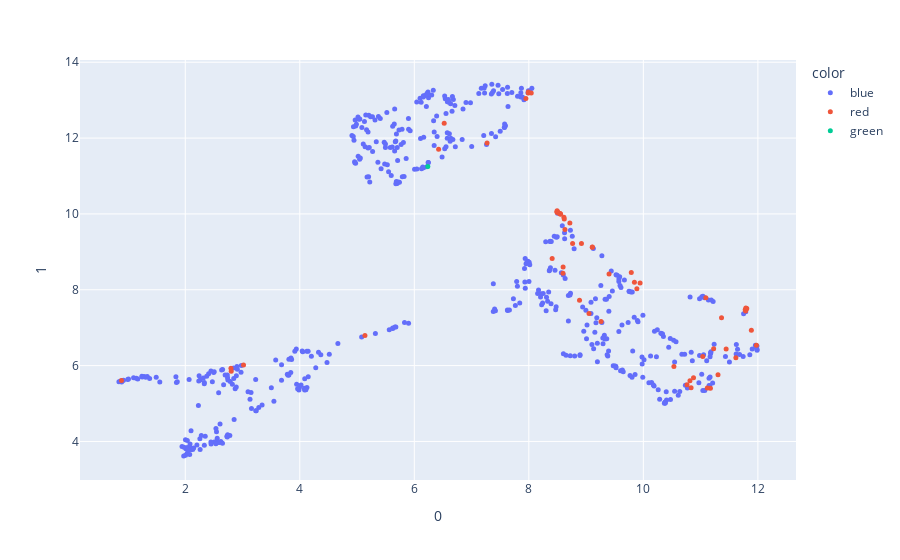

The cell this chart's notebook holds for it:
### Code cell
fig_2d = px.scatter(
    standard_embedding, x=0, y=1,
    hover_name=temp.description,
    color=temp.color, 
    
)
fig_2d.update_traces(marker_size=5)

fig_2d.show()

### Figure 1 — Plotly figure (JSON) as saved in the notebook; plotly's stock layout.template omitted (floating-point values rounded to 4 significant figures; data arrays with more than 128 entries replaced by an {"elided": "..."} marker saying what was removed)
{"data": [{"hovertemplate": "<b>%{hovertext}</b><br><br>color=blue<br>0=%{x}<br>1=%{y}<extra></extra>", "hovertext": {"elided": "526 str values"}, "legendgroup": "blue", "marker": {"color": "#636efa", "size": 5, "symbol": "circle"}, "mode": "markers", "name": "blue", "orientation": "v", "showlegend": true, "type": "scatter", "x": {"elided": "526 float values"}, "xaxis": "x", "y": {"elided": "526 float values"}, "yaxis": "y"}, {"hovertemplate": "<b>%{hovertext}</b><br><br>color=red<br>0=%{x}<br>1=%{y}<extra></extra>", "hovertext": ["Pud Galvin - 1875 - 1892", "Tim Keefe - 1880 - 1893", "Mickey Welch - 1880 - 1892", "Kid Nichols - 1890 - 1906", "Cy Young - 1890 - 1911", "Clark Griffith - 1891 - 1914", "Rube Waddell - 1897 - 1910", "Vic Willis - 1898 - 1910", "Christy Mathewson - 1900 - 1916", "Eddie Plank - 1901 - 1917", "Chief Bender - 1903 - 1925", "Mordecai Brown - 1903 - 1916", "Ed Walsh - 1904 - 1917", "Walter Johnson - 1907 - 1927", "Rube Marquard - 1908 - 1925", "Pete Alexander - 1911 - 1930", "Stan Coveleski - 1912 - 1928", "Herb Pennock - 1912 - 1934", "Eppa Rixey - 1912 - 1933", "Red Faber - 1914 - 1933", "Dazzy Vance - 1915 - 1935", "Burleigh Grimes - 1916 - 1934", "Jesse Haines - 1918 - 1937", "Waite Hoyt - 1918 - 1938", "Ted Lyons - 1923 - 1946", "Red Ruffing - 1924 - 1947", "Lefty Grove - 1925 - 1941", "Carl Hubbell - 1928 - 1943", "Lefty Gomez - 1930 - 1943", "Bob Feller - 1936 - 1956", "Hal Newhouser - 1939 - 1955", "Early Wynn - 1939 - 1963", "Warren Spahn - 1942 - 1965", "Bob Lemon - 1941 - 1958", "Robin Roberts - 1948 - 1966", "Whitey Ford - 1950 - 1967", "Hoyt Wilhelm - 1952 - 1972", "Jim Bunning - 1955 - 1971", "Don Drysdale - 1956 - 1969", "Bob Gibson - 1959 - 1975", "Juan Marichal - 1960 - 1975", "Gaylord Perry - 1962 - 1983", "Phil Niekro - 1964 - 1987", "Steve Carlton - 1965 - 1988", "Catfish Hunter - 1965 - 1979", "Fergie Jenkins - 1965 - 1983", "Jim Palmer - 1965 - 1984", "Nolan Ryan - 1966 - 1993", "Don Sutton - 1966 - 1988", "Tom Seaver - 1967 - 1986", "Rollie Fingers - 1968 - 1985", "Bert Blyleven - 1970 - 1992", "Rich Gossage - 1972 - 1994", "Dennis Eckersley - 1975 - 1998", "Jack Morris - 1977 - 1994", "Greg Maddux - 1986 - 2008", "Tom Glavine - 1987 - 2008", "Randy Johnson - 1988 - 2009", "John Smoltz - 1988 - 2009", "Pedro Martinez - 1992 - 2009", "Trevor Hoffman - 1993 - 2010"], "legendgroup": "red", "marker": {"color": "#EF553B", "size": 5, "symbol": "circle"}, "mode": "markers", "name": "red", "orientation": "v", "showlegend": true, "type": "scatter", "x": [11.17, 11.09, 11.23, 11.45, 11.97, 11.12, 8.546, 11.37, 11.78, 11.78, 11.8, 11.79, 11.81, 11.79, 9.887, 11.89, 11.62, 10.88, 11.3, 11.04, 8.631, 10.53, 10.76, 10.81, 10.83, 9.261, 9.401, 9.943, 8.597, 8.408, 8.599, 8.885, 9.789, 9.051, 9.844, 8.919, 3.017, 8.495, 8.548, 8.492, 8.613, 8.716, 8.764, 8.496, 9.11, 8.555, 9.108, 8.042, 8.619, 8.515, 2.798, 8.494, 2.803, 5.138, 6.522, 7.271, 6.425, 7.991, 7.949, 7.991, 0.8863], "xaxis": "x", "y": [5.406, 7.786, 6.446, 6.44, 6.537, 5.409, 10.01, 7.261, 7.475, 7.471, 7.499, 7.437, 7.503, 7.517, 8.029, 6.93, 6.209, 5.679, 5.758, 6.238, 9.591, 5.975, 5.494, 5.601, 5.416, 7.163, 8.416, 8.18, 8.438, 8.823, 8.6, 7.724, 8.456, 7.374, 8.196, 9.221, 6.018, 10.07, 10.0, 10.04, 9.914, 9.759, 9.223, 10.06, 9.128, 9.989, 9.122, 13.19, 9.864, 10.02, 5.928, 10.08, 5.85, 6.791, 12.39, 11.87, 11.7, 13.21, 13.04, 13.19, 5.607], "yaxis": "y"}, {"hovertemplate": "<b>%{hovertext}</b><br><br>color=green<br>0=%{x}<br>1=%{y}<extra></extra>", "hovertext": ["Dennis Martinez - 1976 - 1998"], "legendgroup": "green", "marker": {"color": "#00cc96", "size": 5, "symbol": "circle"}, "mode": "markers", "name": "green", "orientation": "v", "showlegend": true, "type": "scatter", "x": [6.236], "xaxis": "x", "y": [11.25], "yaxis": "y"}], "layout": {"legend": {"title": {"text": "color"}, "tracegroupgap": 0}, "margin": {"t": 60}, "xaxis": {"anchor": "y", "domain": [0, 1], "title": {"text": "0"}}, "yaxis": {"anchor": "x", "domain": [0, 1], "title": {"text": "1"}}}}
